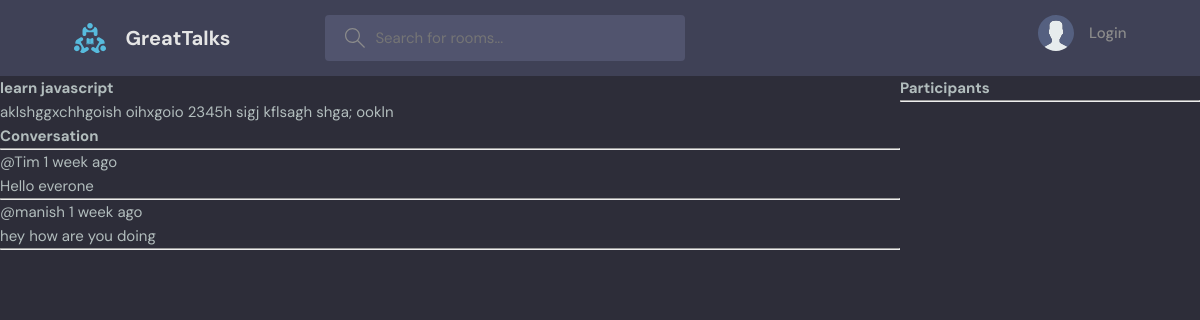
Page /room/1/ on the earlier database version.
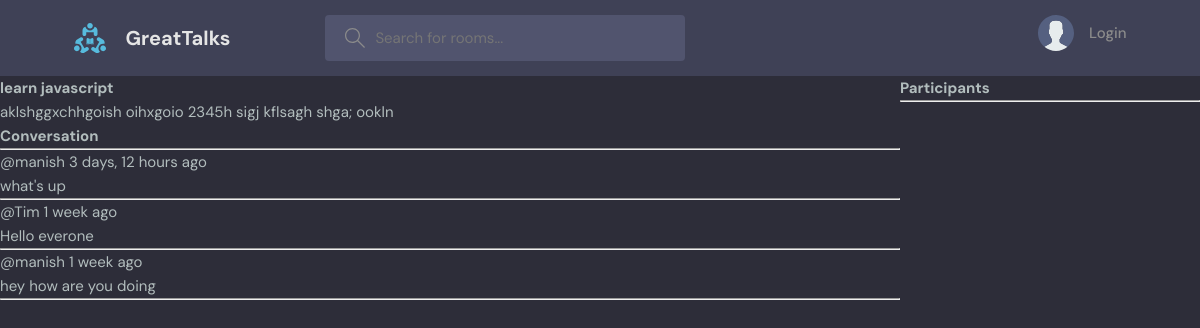
Same page on the later database version.
### base/models.py (models this page shows, shortened)
class Message(models.Model):
    user = models.ForeignKey(User, on_delete=models.CASCADE)
    room = models.ForeignKey(Room, on_delete=models.CASCADE)
    body = models.TextField()
    updated = models.DateTimeField(auto_now=True)
    created = models.DateTimeField(auto_now_add=True)
    class Meta:
        ordering = ['-updated','-created']

### base/views.py (the view, shortened to what this page needs)
# urls.py: path('room/<str:pk>/',views.room, name="room"),
def room(request,pk):
    room = Room.objects.get(id = pk)
    room_messages = room.message_set.all().order_by('-created')
    participants = room.participants.all()
    context = {'room':room, 'room_messages': room_messages,'participants': participants}
    return render(request, 'base/room.html',context)

### base/templates/base/room.html (shortened to what this page needs)
{% extends 'main.html' %}
{%block content%}
<div class="room-container">
    <div>
        <h1>{{room.name}}</h1>
        <p>{{room.description}}</p>
        <div class="comment-wrapper">
        <h3>Conversation</h3>
        <hr>
        {% for message in room_messages %}
        <div>
            <small>@{{message.user}} {{message.created|timesince}} ago</small>
            <p>{{message.body}}</p>
            <hr>
        </div>
        {% endfor %}
        </div>
    </div>
    <div>
        <h3> Participants</h3>
        <hr>
    </div>
</div>
{%endblock%}

Differences in the rows shown:
added Message: user "manish", created "3 days, 12 hours", body "what's up"
